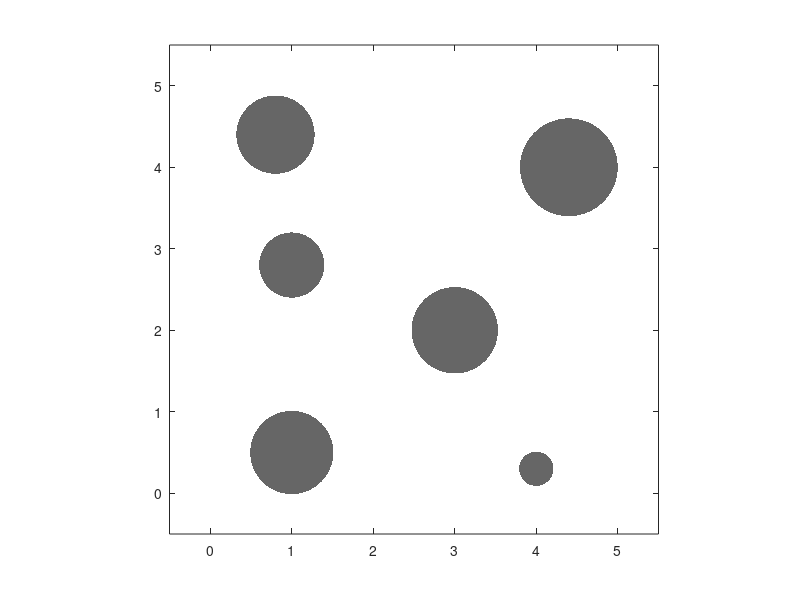

The MATLAB source for this figure: (Note: this script raises an error after producing the figure.)
% Course Human-Oriented Robotics
% Social Robotics Lab
% University of Freiburg, Germany
% Lecturer: Prof. Kai Arras
% Lab Instructors: Timm Linder, Billy Okal, Luigi Palmieri
% (c) SRL 2014
% Author of this exercise: Luigi Palmieri and Kai O. Arras
% This script demonstrates the basic funcionalities of RRT for a wheeled
% nonholonomic differential drive robot. Motion primivites are used as extend
% function, they are generated using the ODE command.
% The kinematics is described in the script unicyclekinematics.m
% The tree is an array of struct with vertices defined as follows:
%   v.id    -- ID of the vertex
%   v.pid   -- parent ID
%   v.pose  -- Pose of the vertex
%   v.edgeq -- edge where to save intermediate configurations
%   v.edgeu -- edge where to save intermediate controls u

clear all; clc;
addpath('~/SRL/research/lib/librobotics');

% Set random seed
rng(9,'twister');

% Parameters
ROBOTRADIUS = 0.2;          % Radius (not diameter!) of circular robot in [m]
LIMITS = [0 5 0 5 0 2*pi];  % lower and upper limits of C-space in [m,m,rad]
GOALRADIUS = 0.3;           % radius of the goal region in [m]
DT = 0.1;                   % Delta time for integration of primitives
MOTIONPRIMITIVES = [1 0.0; 1 -3; 1 3];   % (v,omega)-control pairs

% Initial and goal configurations
qinit = [2; 1; 0];   % initial pose
qgoal = [0.8; 1.6; 0];   % goal pose


% ----------------------------------------------- %
% Exercise 11.1: Plot environment
% ----------------------------------------------- %
figure(1); clf; hold on; box on; axis equal;
axis([LIMITS(1)-0.5 LIMITS(2)+0.5 LIMITS(3)-0.5 LIMITS(4)+0.5]);

obstacles = load('environment.txt');
nobs = size(obstacles,1);

angles = linspace(0,2*pi,100);
for i = 1:nobs,
  x = obstacles(i,1) + obstacles(i,3)*cos(angles);
  y = obstacles(i,2) + obstacles(i,3)*sin(angles);
  fill(x,y,[.4 .4 .4],'EdgeColor','none');
end;

% plot initial and goal poses
drawrobot(qinit,'k',1,2*ROBOTRADIUS,2*ROBOTRADIUS);
drawellipse(qgoal,GOALRADIUS,GOALRADIUS,'g');


% ----------------------------------------------- %
% Exercise 11.2: RRT Steps
% ----------------------------------------------- %

% 11.2.a) Initialize tree with qinit
tau(1).id = 1;
tau(1).pose = qinit;
tau(1).edgeq = [];
tau(1).edgeu = [];
tau(1).pid = 0;
nvertices = 1;

% Main loop
goalfound = false;
while ~goalfound,
  
  % 11.2.b) Sample new configuration and check collision
  qrand = sampleconfiguration(LIMITS);
  
  if ~checkcollision(qrand,ROBOTRADIUS,obstacles),
    hrand = plot(qrand(1),qrand(2),'r+','MarkerSize',16);
    
    % 11.2.c) Find nearest vertex
    qnear = findnearestvertex(tau,qrand);
    hnear = plot(qnear.pose(1),qnear.pose(2),'m.','MarkerSize',25);
    
    % 11.2.d) Extend and check collisions on the edge
    qnew = extend(qnear,qrand,MOTIONPRIMITIVES,DT);
    hedge = plot(qnew.edgeq(:,1),qnew.edgeq(:,2),'-','LineWidth',2);
    
    if ~checkedgecollision(qnew,ROBOTRADIUS,obstacles),
      
      % Save qnew in the tree
      nvertices = nvertices + 1;
      tau(nvertices).id = nvertices;
      tau(nvertices).pose = qnew.pose;
      tau(nvertices).edgeq = qnew.edgeq;
      tau(nvertices).edgeu = qnew.edgeu;
      tau(nvertices).pid = qnew.pid;
      
      % Plot the new edge
      plot(qnew.edgeq(:,1),qnew.edgeq(:,2),'-','LineWidth',2);
      drawnow;
      
      % 11.2.e) Check if goal reached
      if norm(qnew.pose(1:2)-qgoal(1:2)) < GOALRADIUS,
        disp('Goal reached!!!')
        goalfound = true;
      end
     
    else
      set(hedge,'Color','r');
    end;
    drawnow;
    delete([hrand hnear]);
    if exist('hedge','var'), delete(hedge); end;
  end; % if checkcollision
end; % while

% 11.2.e) Extract path and controls
[p,u] = extractpath(qnew,tau);


% ----------------------------------------------- %
% 11.3 Plot path and velocities
% ----------------------------------------------- %
if goalfound,
  npoints = size(p,1);
  for i = 1:20:npoints
    drawrobot(p(i,:),[0.7 0.2 0],1,2*ROBOTRADIUS,2*ROBOTRADIUS);
  end
  
  figure(2); clf;
  nc = size(u,1);
  
  subplot(2,1,1); plot(1:nc,u(:,1),'.-');
  axis([1 nc min(u(:,1))-0.2 max(u(:,1))+0.2]);
  title('translational robot velocity v');
  
  subplot(2,1,2); plot(1:nc,u(:,2),'.-');
  axis([1 nc min(u(:,2))-0.2 max(u(:,2))+0.2]);
  title('angular robot velocity omega');
end;
